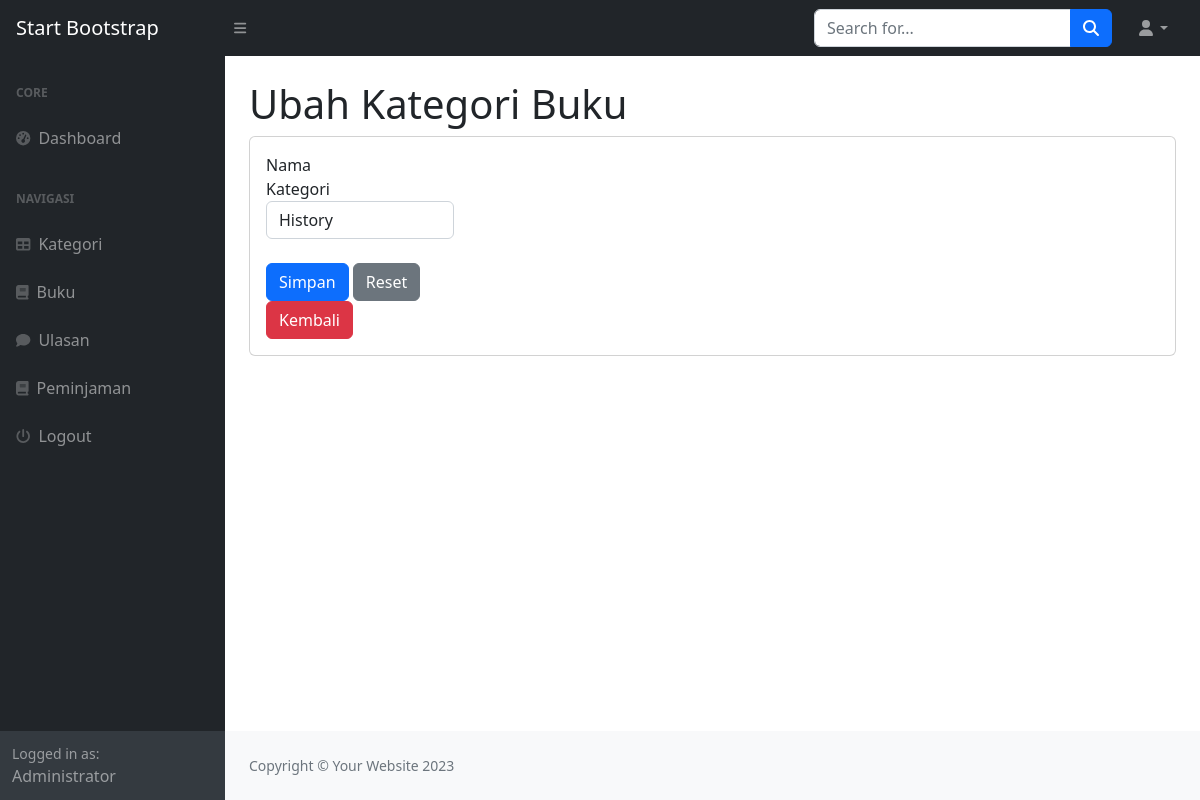
The page /index.php?page=kategori_ubah&&id=4 (signed in) on the database as committed earlier.
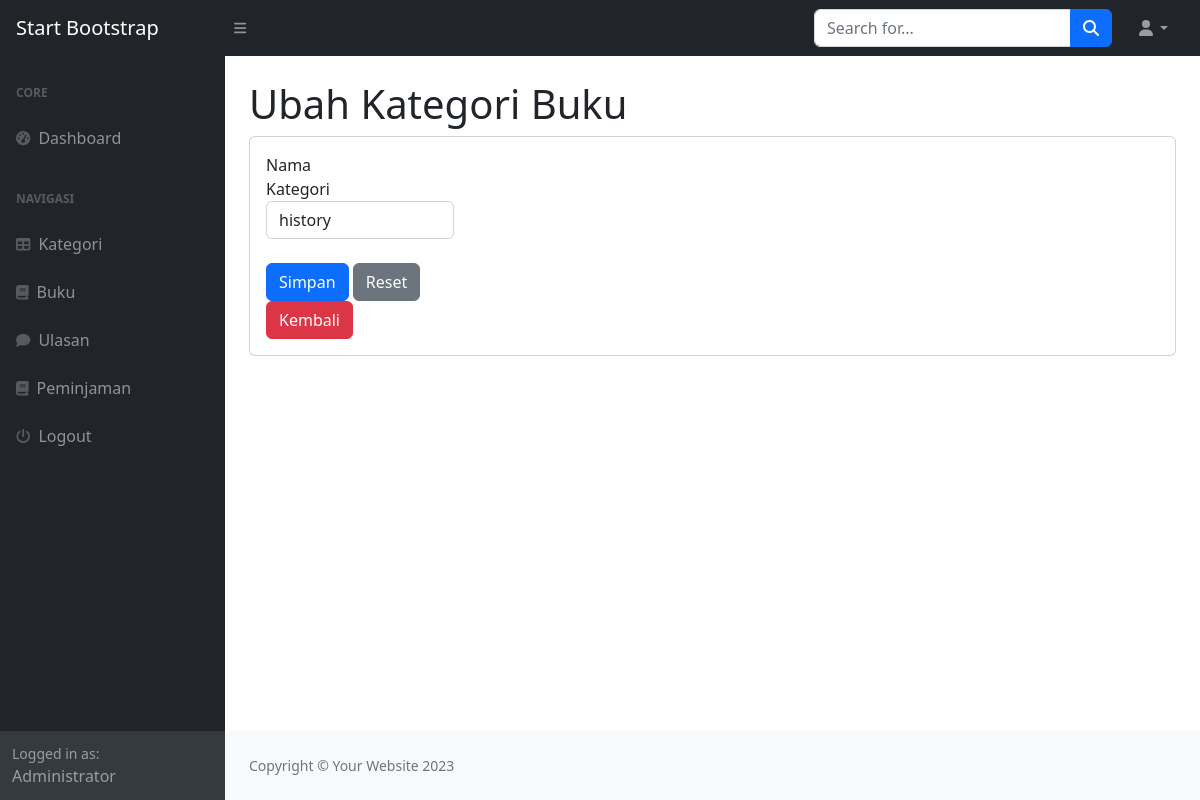
The same page on the database as committed later.
### tables this page shows
CREATE TABLE `kategori` (
  `id_kategori` int(11) NOT NULL,
  `kategori` varchar(255) NOT NULL
);

### kategori_ubah.php (the view, shortened to what this page needs)
<h1 class="mt-4">Ubah Kategori Buku</h1>
<div class="card">
    <div class="card-body">
        <div class="row">
            <div class="col-md-12">
                <form action="" method="POST">
                    <?php
                        $id = $_GET['id'];
                        $query = mysqli_query($koneksi, "SELECT * FROM kategori WHERE id_kategori=$id");
                        $data = mysqli_fetch_assoc($query);
                    ?>
                    <div class="row">
                        <div class="col-md-4">
                            <div class="col-md-4">Nama Kategori</div>
                            <div class="col-md-8"><input type="text" class="form-control" value="<?= $data['kategori']; ?>" name="kategori"></div>
                        </div>
                        <div class="d-flex align-items-center justify-content-between mt-4 mb-0">
                            <div class="col-md-4">
                                <div class="col-md-8">
                                    <button type="submit" class="btn btn-primary" name="submit" value="submit">Simpan</button>
                                    <button type="reset" class="btn btn-secondary">Reset</button>
                                    <a href="?page=kategori" class="btn btn-danger">Kembali</a>
                                </div>
                            </div>
                        </div>
                    </div>
                </form>
            </div>
        </div>
    </div>
</div>

Rows that differ between the two databases and show on the page:
changed kategori: kategori "History" → "history"
